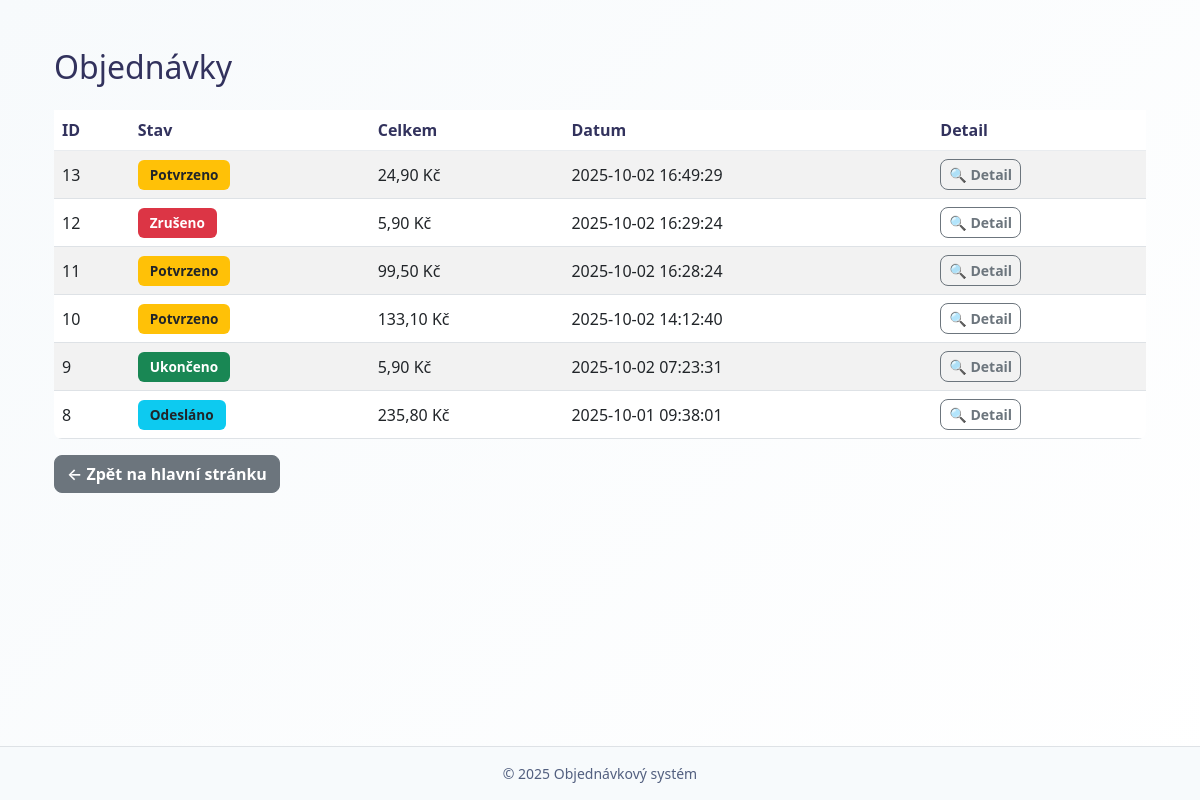
Screenshot of /index.php?action=orders (signed in) with the database file from the repository.
### tables this page shows
CREATE TABLE `orders` (
  `id` int(11) NOT NULL,
  `customer_id` int(11) NOT NULL,
  `status` varchar(50) NOT NULL DEFAULT 'pending',
  `note` text DEFAULT NULL,
  `total_cents` int(11) NOT NULL,
  `created_at` timestamp NOT NULL DEFAULT current_timestamp(),
  `street` varchar(255) NOT NULL,
  `city` varchar(100) NOT NULL,
  `zip` varchar(10) NOT NULL
);

### app/Models/order_model.php (called while the page is built, shortened)
<?php
class OrderModel {
    public static function getOrdersByCustomer(int $customerId): array {
        $db = Database::getInstance();
        $stmt = $db->prepare("
            SELECT id, status, total_cents, created_at
            FROM orders
            WHERE customer_id = ?
            ORDER BY created_at DESC
        ");
        $stmt->execute([$customerId]);
        return $stmt->fetchAll(PDO::FETCH_ASSOC);
    }
}

### app/Controllers/order_controller.php (called while the page is built, shortened)
<?php
require_once __DIR__ . '/../Models/order_model.php';
class order_controller {
    public function getOrdersByCustomer(int $customerId): array {
        return OrderModel::getOrdersByCustomer($customerId);
    }
}

### app/Views/orders_view.php (the view, shortened to what this page needs)
<?php require __DIR__ . '/partials/header.php'; ?>
<div class="container mt-4">
    <h2>Objednávky</h2>
    <div class="table-responsive">
        <table class="table table-striped align-middle mt-3">
            <thead>
            <tr>
            <th>ID</th>
            <th>Stav</th>
            <th>Celkem</th>
            <th>Datum</th>
            <th>Detail</th>
        </tr>
        </thead>
        <tbody>
        <?php if (!empty($orders)): ?>
            <?php foreach ($orders as $order): ?>
                <tr>
                    <td><?= htmlspecialchars($order['id']) ?></td>
                    <td>
                        <?php
                        switch ($order['status']) {
                            case 'confirmed':
                                echo '<span class="badge bg-warning text-dark">Potvrzeno</span>';
                                break;
                            case 'shipped':
                                echo '<span class="badge bg-info text-dark">Odesláno</span>';
                                break;
                            case 'canceled':
                            case 'cancelled':
                                echo '<span class="badge bg-danger">Zrušeno</span>';
                                break;
                            case 'delivered':
                            case 'completed':
                            case 'finished':
                                echo '<span class="badge bg-success">Ukončeno</span>';
                                break;
                        }
                        ?>
                    </td>
                    <td>
                        <?php
                        $totalCents = isset($order['total_cents']) ? (int)$order['total_cents'] : 0;
                        echo number_format($totalCents / 100, 2, ',', ' ') . ' Kč';
                        ?>
                    </td>
                    <td><?= htmlspecialchars($order['created_at']) ?></td>
                    <td>
                        <a href="index.php?action=order_detail&id=<?= urlencode($order['id']) ?>"
                           class="btn btn-outline-secondary btn-sm">
                            🔍 Detail
                        </a>
                    </td>
                </tr>
            <?php endforeach; ?>
        <?php endif; ?>
        </tbody>
            </table>
    </div>
    <a href="index.php" class="btn btn-secondary mt-3">← Zpět na hlavní stránku</a>
</div>
<?php require __DIR__ . '/partials/footer.php'; ?>

### public/index.php (shortened to what this page needs)
<?php
require_once __DIR__ . '/../app/Models/order_model.php';
require_once __DIR__ . '/../app/Controllers/order_controller.php';
$action = $_GET['action'] ?? null;
switch ($action) {
    case 'confirm_order':
    case 'orders':
    case 'update_order':
    case 'order_detail':
    case 'confirm_admin_order':
    case 'supplier_orders':
    case 'supplier_order_detail':
        require __DIR__ . '/routers/order_router.php';
        break;
}

### public/routers/order_router.php (shortened to what this page needs)
<?php
require_once __DIR__ . '/../../app/Controllers/order_controller.php';
$orderController = new order_controller();
$action = $_GET['action'] ?? null;
switch ($action) {
    case 'orders':
        if (in_array('admin', $_SESSION['roles'] ?? [], true)) {
            $orders = $orderController->getAllOrders();
        } else {
            $orders = $orderController->getOrdersByCustomer($_SESSION['user_id']);
        }
        require __DIR__ . '/../../app/Views/orders_view.php';
        exit;
}

### app/Views/partials/header.php (shortened to what this page needs)
<!doctype html>
<html lang="cs">
<head>
    <link href="https://cdn.jsdelivr.net/npm/bootstrap@5.3.0/dist/css/bootstrap.min.css" rel="stylesheet">
    <link rel="stylesheet" href="css/app.css">
</head>
<body>
<main class="container py-4">

### app/Views/partials/footer.php (shortened to what this page needs)
</main>
<footer class="border-top py-3 mt-4">
    <div class="container text-center text-muted small">
        &copy; <?= date('Y') ?> Objednávkový systém
    </div>
</footer>
</body>
</html>

### public/css/app.css (style rules this page uses)
body { font-family: 'Segoe UI', -apple-system, BlinkMacSystemFont, 'Roboto', 'Oxygen', sans-serif; background: linear-gradient(135deg, var(--light-gray) 0%, #ffffff 100%); color: var(--dark-gray); display: flex; flex-direction: column; min-height: 100vh; }
main { flex: 1; }
.btn { font-weight: 600; border-radius: 0.5rem; transition: all 0.3s ease; }
.table-responsive { overflow-x: auto; -webkit-overflow-scrolling: touch; border-radius: 0.5rem; }
.table { margin-bottom: 0; }
.table thead { background-color: var(--light-gray); }
.table th { font-weight: 600; color: var(--dark-gray); border-color: var(--border-gray); }
.badge { padding: 0.5rem 0.75rem; font-weight: 600; font-size: 0.85rem; }
.text-muted { color: var(--text-gray) !important; }
footer { background-color: var(--light-gray); color: var(--text-gray); margin-top: auto; border-top: 1px solid var(--border-gray); }

### rows the page displays
orders: id "13", status "Potvrzeno", $totalCents/100 "24,90", created_at "2025-10-02 16:49:29"
orders: id "12", status "Zrušeno", $totalCents/100 "5,90", created_at "2025-10-02 16:29:24"
orders: id "11", status "Potvrzeno", $totalCents/100 "99,50", created_at "2025-10-02 16:28:24"
orders: id "10", status "Potvrzeno", $totalCents/100 "133,10", created_at "2025-10-02 14:12:40"
orders: id "9", status "Ukončeno", $totalCents/100 "5,90", created_at "2025-10-02 07:23:31"
orders: id "8", status "Odesláno", $totalCents/100 "235,80", created_at "2025-10-01 09:38:01"
